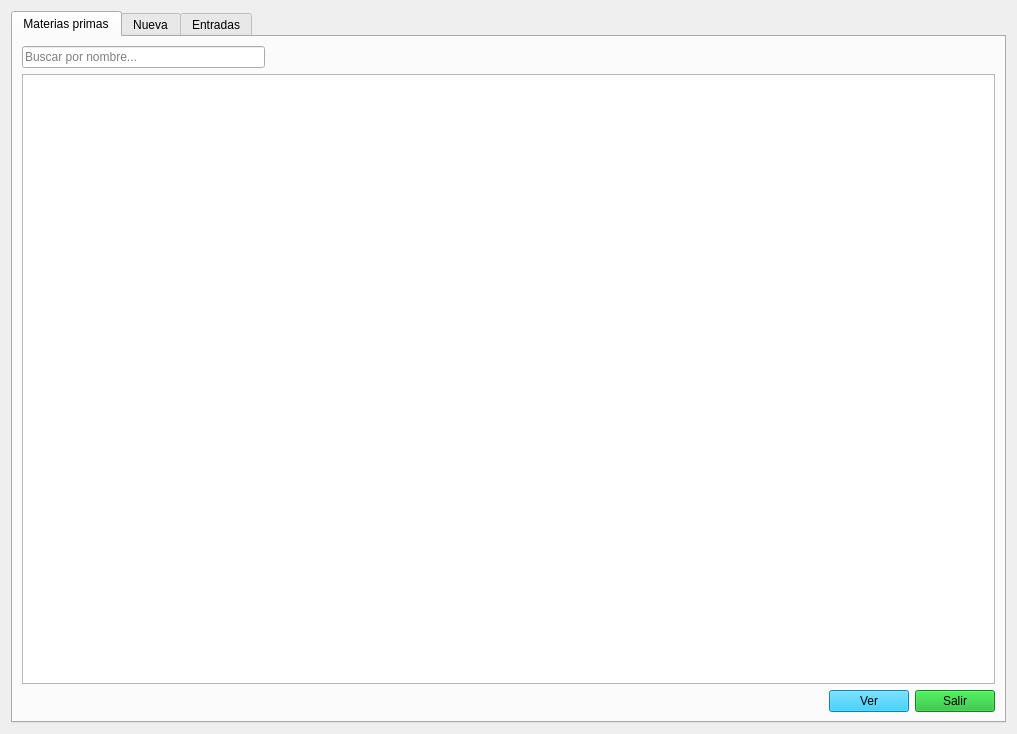
<?xml version="1.0" encoding="UTF-8"?>
<ui version="4.0">
 <class>Form</class>
 <widget class="QWidget" name="Form">
  <property name="windowModality">
   <enum>Qt::WindowModality::WindowModal</enum>
  </property>
  <property name="geometry">
   <rect>
    <x>0</x>
    <y>0</y>
    <width>1017</width>
    <height>734</height>
   </rect>
  </property>
  <property name="windowTitle">
   <string>Materias Primas</string>
  </property>
  <property name="styleSheet">
   <string notr="true">QPushButton{background-color: rgb(6, 191, 249);}
</string>
  </property>
  <layout class="QGridLayout" name="gridLayout_2">
   <item row="0" column="1">
    <widget class="QTabWidget" name="tabWidget">
     <property name="currentIndex">
      <number>0</number>
     </property>
     <widget class="QWidget" name="tab_detalle_mp">
      <attribute name="title">
       <string>Materias primas</string>
      </attribute>
      <layout class="QVBoxLayout" name="verticalLayout_2">
       <item>
        <layout class="QHBoxLayout" name="horizontalLayout_3" stretch="1,3">
         <item>
          <widget class="QLineEdit" name="le_buscar_mp">
           <property name="placeholderText">
            <string>Buscar por nombre...</string>
           </property>
           <property name="clearButtonEnabled">
            <bool>true</bool>
           </property>
          </widget>
         </item>
         <item>
          <spacer name="horizontalSpacer_4">
           <property name="orientation">
            <enum>Qt::Orientation::Horizontal</enum>
           </property>
           <property name="sizeHint" stdset="0">
            <size>
             <width>40</width>
             <height>20</height>
            </size>
           </property>
          </spacer>
         </item>
        </layout>
       </item>
       <item>
        <widget class="QTableView" name="tv_mat_primas">
         <property name="sortingEnabled">
          <bool>true</bool>
         </property>
        </widget>
       </item>
       <item>
        <layout class="QHBoxLayout" name="horizontalLayout_4">
         <item>
          <spacer name="horizontalSpacer_2">
           <property name="orientation">
            <enum>Qt::Orientation::Horizontal</enum>
           </property>
           <property name="sizeHint" stdset="0">
            <size>
             <width>40</width>
             <height>20</height>
            </size>
           </property>
          </spacer>
         </item>
         <item>
          <widget class="QPushButton" name="btn_ver_detalle_mp">
           <property name="text">
            <string>Ver</string>
           </property>
          </widget>
         </item>
         <item>
          <widget class="QPushButton" name="btn_cerrar_listado_mp">
           <property name="styleSheet">
            <string notr="true">background-color: rgb(22, 183, 40);</string>
           </property>
           <property name="text">
            <string>Salir</string>
           </property>
          </widget>
         </item>
        </layout>
       </item>
      </layout>
     </widget>
     <widget class="QWidget" name="tab_nuevo_mp">
      <attribute name="title">
       <string>Nueva</string>
      </attribute>
      <layout class="QVBoxLayout" name="verticalLayout_8">
       <item>
        <layout class="QVBoxLayout" name="verticalLayout_7">
         <item>
          <layout class="QHBoxLayout" name="horizontalLayout_10">
           <item>
            <layout class="QGridLayout" name="gridLayout">
             <item row="0" column="1">
              <widget class="QLineEdit" name="le_nombre_nueva">
               <property name="clearButtonEnabled">
                <bool>true</bool>
               </property>
              </widget>
             </item>
             <item row="1" column="0">
              <widget class="QLabel" name="lbl_proveedor_nueva">
               <property name="text">
                <string>Proveedor</string>
               </property>
              </widget>
             </item>
             <item row="0" column="0">
              <widget class="QLabel" name="lbl_nombre_nueva">
               <property name="text">
                <string>Nombre</string>
               </property>
              </widget>
             </item>
             <item row="1" column="1">
              <widget class="QComboBox" name="cb_proveedor_nueva"/>
             </item>
            </layout>
           </item>
          </layout>
         </item>
         <item>
          <spacer name="verticalSpacer">
           <property name="orientation">
            <enum>Qt::Orientation::Vertical</enum>
           </property>
           <property name="sizeType">
            <enum>QSizePolicy::Policy::Expanding</enum>
           </property>
           <property name="sizeHint" stdset="0">
            <size>
             <width>20</width>
             <height>20</height>
            </size>
           </property>
          </spacer>
         </item>
         <item>
          <layout class="QHBoxLayout" name="horizontalLayout_9">
           <item>
            <spacer name="horizontalSpacer">
             <property name="orientation">
              <enum>Qt::Orientation::Horizontal</enum>
             </property>
             <property name="sizeHint" stdset="0">
              <size>
               <width>40</width>
               <height>20</height>
              </size>
             </property>
            </spacer>
           </item>
           <item>
            <widget class="QPushButton" name="btn_cancelar_nueva_mp">
             <property name="text">
              <string>Cancelar</string>
             </property>
            </widget>
           </item>
           <item>
            <widget class="QPushButton" name="btn_guardar_nueva_mp">
             <property name="text">
              <string>Guardar</string>
             </property>
            </widget>
           </item>
          </layout>
         </item>
        </layout>
       </item>
      </layout>
     </widget>
     <widget class="QWidget" name="tab_entradas_mp">
      <attribute name="title">
       <string>Entradas</string>
      </attribute>
      <layout class="QVBoxLayout" name="verticalLayout_3">
       <item>
        <layout class="QVBoxLayout" name="verticalLayout">
         <item>
          <layout class="QHBoxLayout" name="horizontalLayout" stretch="1,3">
           <item>
            <widget class="QLineEdit" name="le_buscar_entrada_mp">
             <property name="autoFillBackground">
              <bool>false</bool>
             </property>
             <property name="placeholderText">
              <string>Buscar por nombre</string>
             </property>
             <property name="clearButtonEnabled">
              <bool>true</bool>
             </property>
            </widget>
           </item>
           <item>
            <spacer name="horizontalSpacer_3">
             <property name="orientation">
              <enum>Qt::Orientation::Horizontal</enum>
             </property>
             <property name="sizeHint" stdset="0">
              <size>
               <width>40</width>
               <height>20</height>
              </size>
             </property>
            </spacer>
           </item>
          </layout>
         </item>
         <item>
          <widget class="QTableView" name="tv_entradas_list">
           <property name="sortingEnabled">
            <bool>true</bool>
           </property>
          </widget>
         </item>
        </layout>
       </item>
      </layout>
     </widget>
    </widget>
   </item>
  </layout>
 </widget>
 <resources/>
 <connections/>
</ui>
